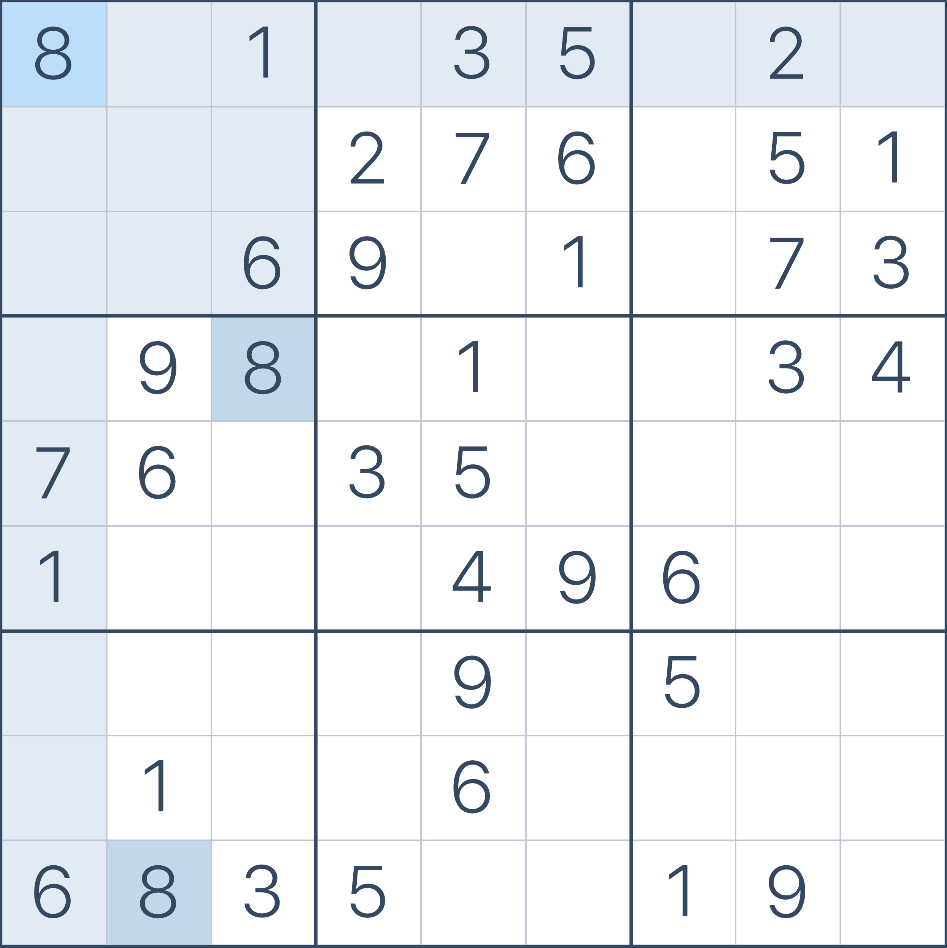
#> input picture project2/images/standard.png, 947 x 948 px
$ jupyter execute --allow-errors SudokuNotebook.ipynb
#> lines starting #> are read from the running program, lines starting #| are printed output that depends on the picture; after the words box and inside, x2 and y2 are one past the last pixel; in counts of white or black regions, pixels touching at a corner belong together
[cell 1]
import sys, cv2
import numpy as np
import matplotlib.pyplot as plt

##### Functions #####
def show_image(img, title='Image', cmap_type='gray'):
    plt.imshow(img, cmap=cmap_type)
    plt.title(title)
    plt.axis('off')
    plt.show()

def get_line_coordinates(rho, theta, dim):
    a = np.cos(theta)
    b = np.sin(theta)
    x0 = a * rho
    y0 = b * rho
    x1 = int(x0 + dim * (-b))
    y1 = int(y0 + dim * (a))
    x2 = int(x0 - dim * (-b))
    y2 = int(y0 - dim * (a))
    return x1, y1, x2, y2


def check_point_similarity(point1, point2, size):
    x_diff = abs(point1[0] - point2[0])
    y_diff = abs(point1[1] - point2[1])
    return x_diff <= size//20 and y_diff <= size//20


##### Main program #####
image_path = "images/standard.png"
template_path = "templates/"

### Step 1: Preprocessing
try:
    # Load the image
    img = cv2.cvtColor(cv2.imread(image_path), cv2.COLOR_BGR2RGB)
    # Convert to grayscale
    gray = cv2.cvtColor(img, cv2.COLOR_RGB2GRAY)
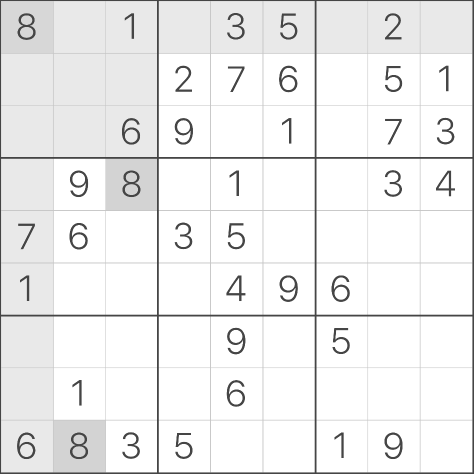
#> gray: shape (948, 947) (shown at 1/2 size); min 69, max 255, mean 238.4
    # Apply thresholding to get a binary image
    primg = cv2.adaptiveThreshold(gray, 255, cv2.ADAPTIVE_THRESH_GAUSSIAN_C, cv2.THRESH_BINARY, 11, 2)
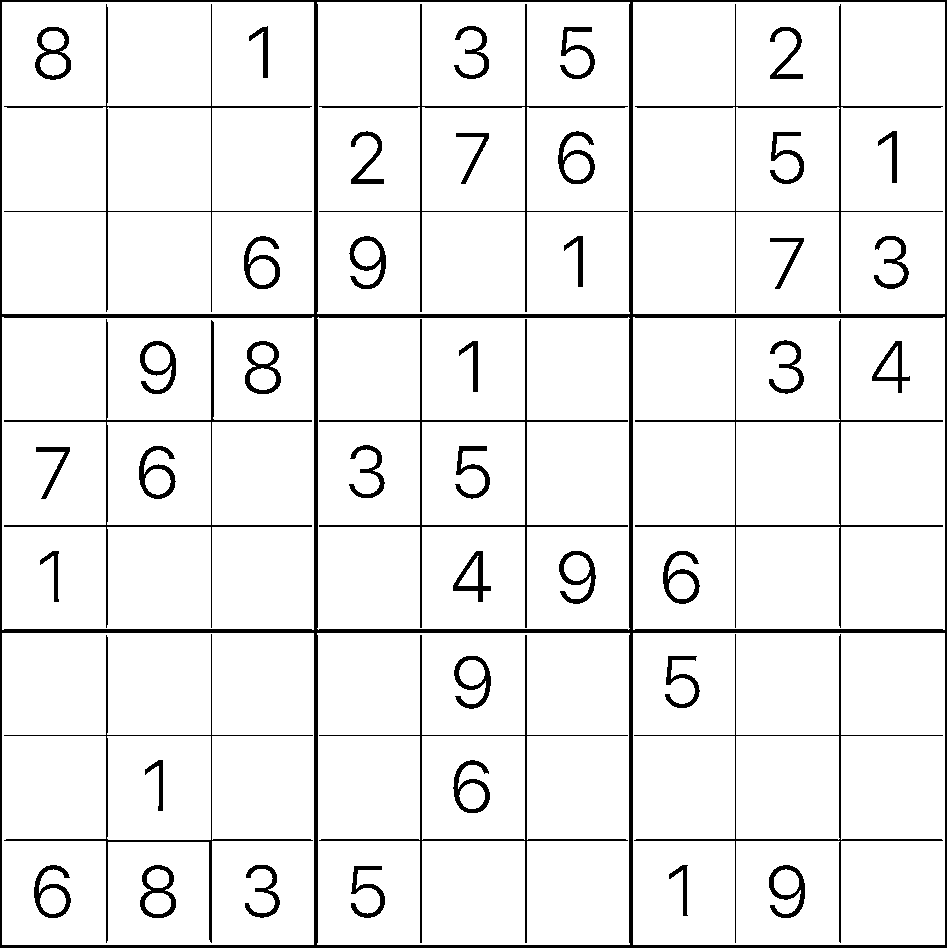
#> primg: shape (948, 947); 93% white; 48 black regions, largest, box (x1, y1, x2, y2) and area: (0, 0, 947, 948) 23491, (319, 319, 628, 628) 2456, (4, 319, 312, 628) 2325
    show_image(img, title="Original image")
    show_image(primg, title="Binary image")
#> `high_threshold, _ = cv2.threshold(primg, 0, 255, cv2.THRESH_BINARY + c..`: high_threshold = 0
#> `edges = cv2.Canny(primg, low_threshold, high_threshold)`:
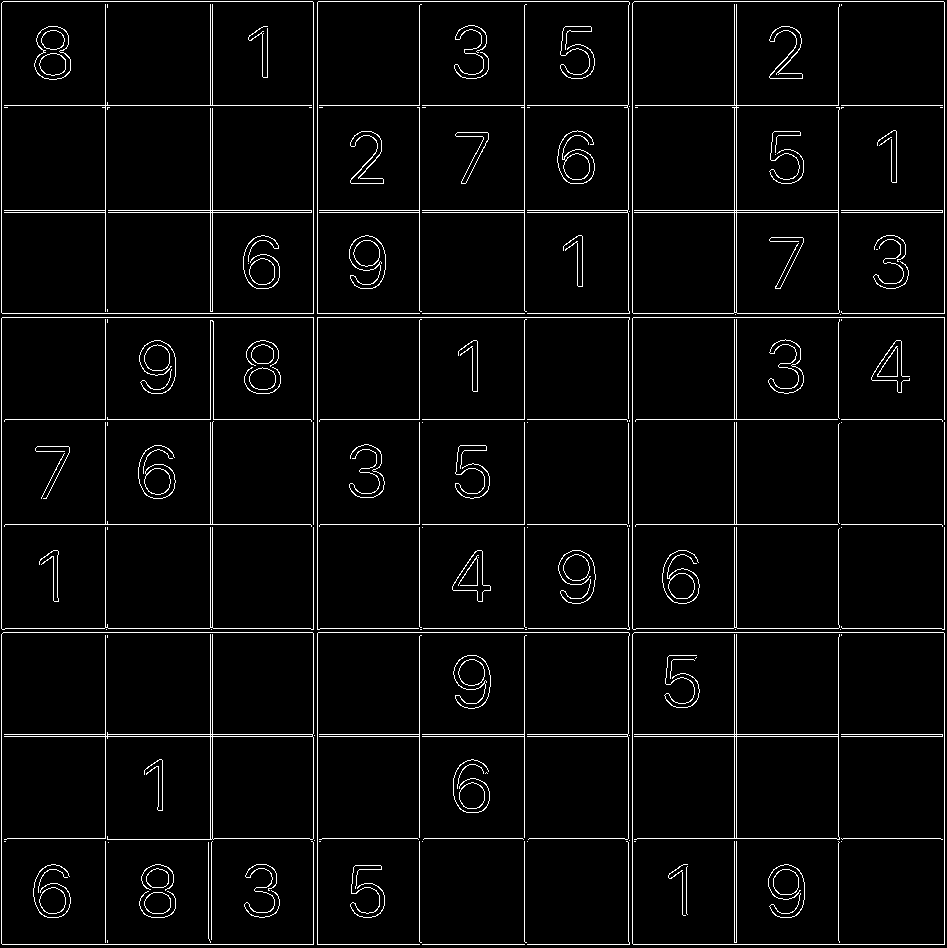
#> edges: shape (948, 947); 4% white in thin lines or dots
#> `lines = cv2.HoughLines(edges, 1, np.pi / 180, 200)`: lines = 28 rows, first 8: [317, 0], [317, 1.57], [944, 0], [944, 1.57], [1, 0], [632, 0], [1, 1.57], [632, 1.57]
#> the loop `for rho, theta in lines[:,0]:` made 28 passes
#> after the loop `for rho, theta in lines[:,0]:`:
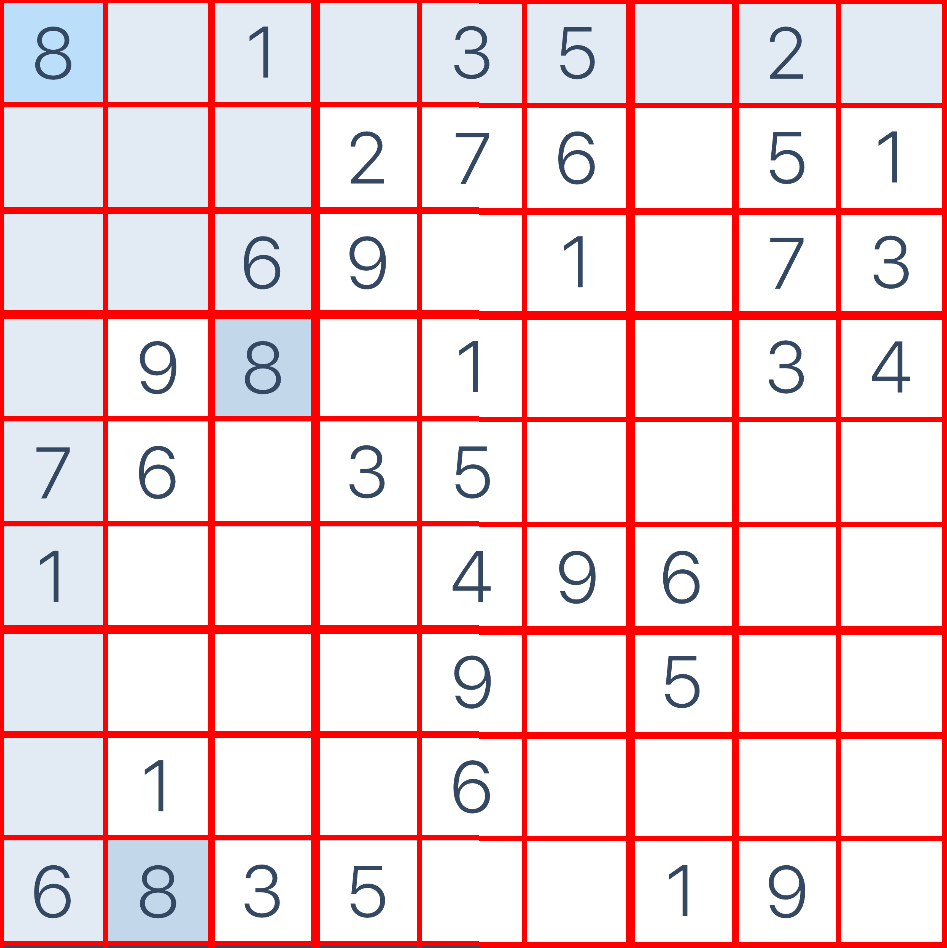
#> grid: shape (948, 947, 3); mean R, G, B 241.9, 213.4, 216.4

except Exception as e:
    print("Input error: ", e)
    sys.exit(1)


### Step 2: Detecting the Sudoku Grid
#> (the rest of this cell did not finish here and is left out)

#> the loop `for line in lines:` made 28 passes
#> after the loop `for line in lines:`: horizontal_lines = [(317, 0), (944, 0), (1, 0), (632, 0), (313, 0), (736, 0), (105, 0), (734, 0), (524, 0), (419, 0), (628, 0), (838, 0), (210, 0), (212, 0)]; vertical_lines = [(317, 1.57), (944, 1.57), (1, 1.57), (632, 1.57), (313, 1.57), (736, 1.57), (105, 1.57), (734, 1.57), (210, 1.57), (212, 1.57), (524, 1.57), (419, 1.57), (628, 1.57), (838, 1.57)]
#> the loop `for h_line in horizontal_lines:` made 14 passes
#> after the loop `for h_line in horizontal_lines:`: intersections_ = 196 pairs, first value 1 to 944, second value 1 to 944
#> `intersections_array = np.array(intersections_)`: intersections_array has the same summary as intersections_
#> `sorted_indices = np.lexsort((intersections_array[:, 0], intersections_..`: sorted_indices = 196 values, max 195 at index 171, min 0 at index 75, mean 97.5
#> `intersections = intersections_array[sorted_indices]`: intersections has the same summary as intersections_
#> the loop `for current_point in intersections:` made 196 passes
#> int_point on passes 2, 3, 5, 7, 8, 9, 11, 13: [105, 1], [210, 1], [313, 1], [419, 1], [524, 1], [628, 1], [734, 1], [838, 1]
#> the loop `for c, point in enumerate(unique_intersections):` made 91 passes
#> point on passes 1 to 8: [1, 1], [105, 1], [210, 1], [313, 1], [419, 1], [524, 1], [628, 1], [734, 1]
#> the loop `for point in cell_corners:` made 81 passes
#> after the loop `for point in cell_corners:`:
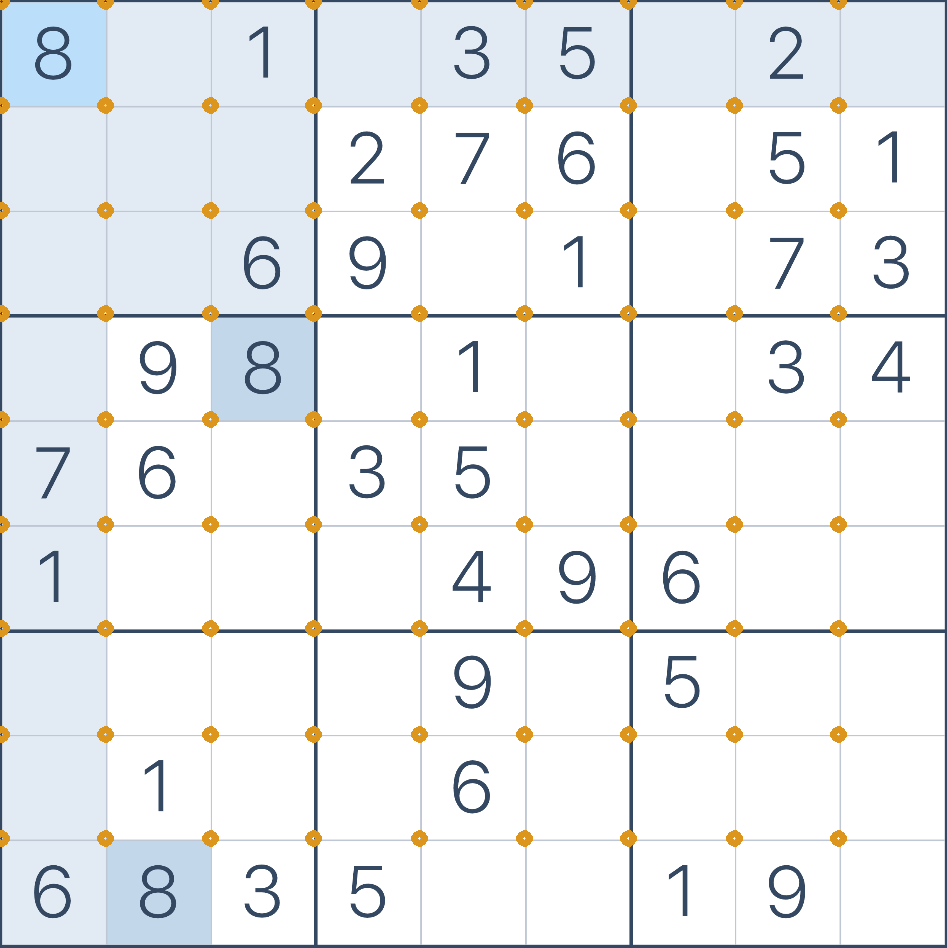
#> img: shape (948, 947, 3); mean R, G, B 235.4, 238.1, 240

    ### Step 3: Finding the coordinates of the cells
    horizontal_lines = []
    vertical_lines = []
    # Threshold to consider lines as horizontal or vertical (10 degrees tolerance)
    angle_threshold = np.pi / 180 * 10
    # Separate the detected lines into horizontal and vertical lines
    for line in lines:
        for rho, theta in line:
            if abs(theta) < angle_threshold or abs(theta - np.pi) < angle_threshold:
                horizontal_lines.append((rho, theta))
            elif abs(theta - np.pi/2) < angle_threshold:
                vertical_lines.append((rho, theta))
    # Find intersections between horizontal and vertical lines to define cell corners
    intersections_ = []
    for h_line in horizontal_lines:
        for v_line in vertical_lines:
            h_rho, h_theta = h_line
            v_rho, v_theta = v_line
            # Equations to solve for intersections
            A = np.array([
                [np.cos(h_theta), np.sin(h_theta)],
                [np.cos(v_theta), np.sin(v_theta)] ])
            b = np.array([h_rho, v_rho])
            intersection_point = np.linalg.solve(A, b)
            intersections_.append(intersection_point)
    # Sort the intersection points
    intersections_array = np.array(intersections_)
    sorted_indices = np.lexsort((intersections_array[:, 0], intersections_array[:, 1]))
    intersections = intersections_array[sorted_indices]
    # Discard any duplicate points that are close to each other
    unique_intersections = []
    for current_point in intersections:
        if not any(check_point_similarity(current_point, existing_point, np.max(intersections)) for existing_point in unique_intersections):
            # Ensure that coordinates are integers and that they are >= 0
            int_point = [int(max(0, current_point[0])), int(max(0, current_point[1]))]
            unique_intersections.append(int_point)
    # Keep only the top-left corners
    cell_corners = []
    for c, point in enumerate(unique_intersections):
        if c+1 > 90:
            break
        if (c+1) % 10 == 0:
            continue
        cell_corners.append(point)
    for point in cell_corners:
        cv2.circle(img, tuple(map(int, point)), radius=5, color=(220, 150, 30), thickness=5)  # Green color circle
    show_image(img, title="Cell corners (top-left)")

    ### Step 4: Recognizing Numbers (template matching approach)
    # Load the templates
    templates = {}
    for digit in range(9):
        filepath = f"{template_path}{digit+1}.png"
        template = cv2.imread(filepath, cv2.IMREAD_GRAYSCALE)
        template = cv2.adaptiveThreshold(template, 255, cv2.ADAPTIVE_THRESH_GAUSSIAN_C, cv2.THRESH_BINARY, 11, 2)
        if template is not None:
            templates[digit+1] = template
    # Find the length of the side of a cell
    l = (cell_corners[8][0]-cell_corners[0][0])//8
    # Recognize the numbers (or that the cell is empty)
    recognized_numbers = {}
    for index, cell in enumerate(cell_corners):
        x = cell[0]
        y = cell[1]
        cell_img = primg[y:y+l, x:x+l]
        max_score = 0
        number = "_"  # Blank cell
        for digit, template in templates.items():
            # Apply template matching
            res = cv2.matchTemplate(cell_img, template, cv2.TM_CCOEFF_NORMED)
            # Get the confidence score
            _, max_val, _, _ = cv2.minMaxLoc(res)
            if max_val > max_score:
                max_score = max_val
                number = digit if max_val > 0.3 else "_"  # Threshold to consider as a match
        #show_image(cell_img, title=str(number)+' '+str(max_score), cmap_type='gray')
        recognized_numbers[index] = number

except Exception as e:
    print("Elaboration error: ", e)
    sys.exit(1)


### Step 5: Output the recognized numbers
try:
    # Initialize an empty grid
    grid = [["_" for _ in range(9)] for _ in range(9)]
    # Fill the grid with recognized numbers
    for cell_index, number in recognized_numbers.items():
        row = cell_index // 9
        col = cell_index % 9
        grid[row][col] = number
        # Place the recognized number in the grid
        grid[row][col] = str(number)
    # Print the grid
    for row in grid:
        print(" ".join(row))

except Exception as e:
    print("Output error: ", e)
